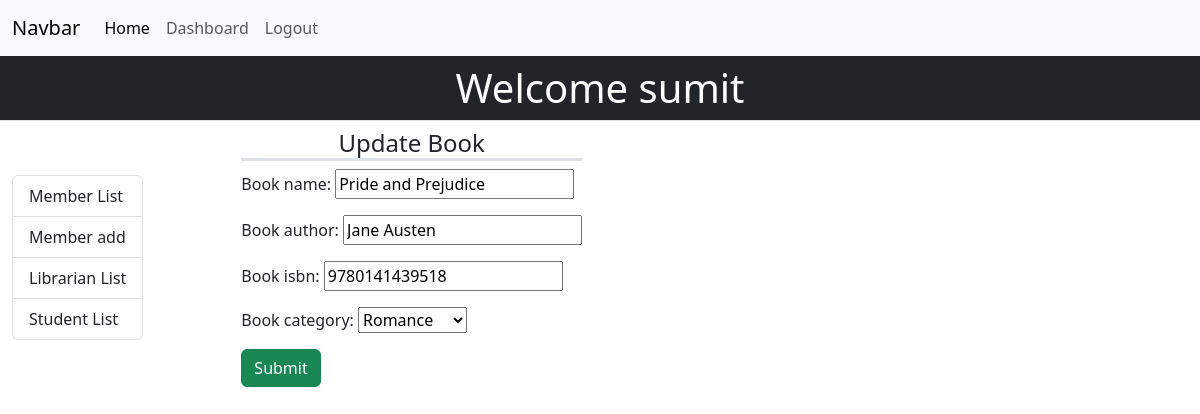
Page /book/1/ (signed in) on the committed database.
### lms_site/models.py (models this page shows)
class LMS_USERS(AbstractUser):
    USER_STATUS = [
        ('admin', 'Admin'),
        ('librarian', 'Librarian'),
        ('student', 'Student'),
    ]
    status = models.CharField(
        max_length=20, choices=USER_STATUS, default='student')

class Books(models.Model):
    BOOK_CATEGORIES = [
        ("education", "Education"),
        ("history", "History"),
        ("fiction", "Fiction"),
        ("non-fiction", "Non-Fiction"),
        ("romance", "Romance"),
        ("suspense", "Suspense"),
        ("self-help", "Self-Help"),
    ]
    book_name = models.CharField(max_length=255)
    book_author = models.CharField(max_length=255)
    book_isbn = models.IntegerField()
    book_category = models.CharField(
        max_length=20, default=None, choices=BOOK_CATEGORIES)

### lms_site/views.py (the view)
# urls.py: path('book/<int:id>/', views.librarian_book_update,
def librarian_book_update(request, id):
    if request.method == "POST":
        pi = models.Books.objects.get(pk=id)
        fmbooks = forms.BooksForm(request.POST, instance=pi)
        if fmbooks.is_valid():
            fmbooks.save()
            return redirect('librarian_book_list')
    else:
        pi = models.Books.objects.get(pk=id)
        fmbooks = forms.BooksForm(instance=pi)
        return render(request, 'lms_site/librarian_book_update.html', {'fmbooks': fmbooks})

### lms_site/forms.py
class BooksForm(ModelForm):
    class Meta:
        model = models.Books
        fields = [
            "book_name", "book_author", "book_isbn", "book_category",
        ]

### lms_site/templates/lms_site/librarian_book_update.html (shortened to what this page needs)
{% extends 'lms_site/admin_dashboard.html' %}
{% block main %}
  <h4 class="text-center border-bottom border-3">Update Book {{ book.id }}</h4>
  <form action="" method="POST">
    {{ fmbooks.as_p }}
    <input type="submit" value="Submit" class="btn btn-success">
  </form>
{% endblock main %}

### lms_site/templates/lms_site/admin_dashboard.html (shortened to what this page needs)
{% extends 'lms_site/base.html' %}
{% block content %}
  {% if user.is_authenticated %}
   <h1 class="text-center border-bottom p-2 bg-dark text-white">Welcome {{ user.username }}</h1>
    <div class="container-fluid">
      <div class="row">
        <div class="d-flex flex-row align-items-center">
          <aside>
            <div class="list-group">
              <a href="{% url 'admin_member_list' %}" class="list-group-item list-group-item-action" aria-current="true">
                Member List
              </a>
              <a href="{% url 'admin_member_add' %}" class="list-group-item list-group-item-action">Member add</a>
              <a href="{% url 'admin_librarian_list' %}" class="list-group-item list-group-item-action">Librarian List</a>
              <a href="{% url 'admin_student_list' %}" class="list-group-item list-group-item-action">Student List</a>
            </div>
          </aside>
          <main class="offset-1">
            {% block main %}{% endblock main %}
          </main>
        </div>
      </div>
    </div>
  {% else %}
    Welcome to Homepage
  {% endif %}
{% endblock content %}

### rows in the picture
LMS_USERS: username "sumit"
Books: book_name "Pride and Prejudice", book_author "Jane Austen", book_isbn "9780141439518", book_category "Romance"
